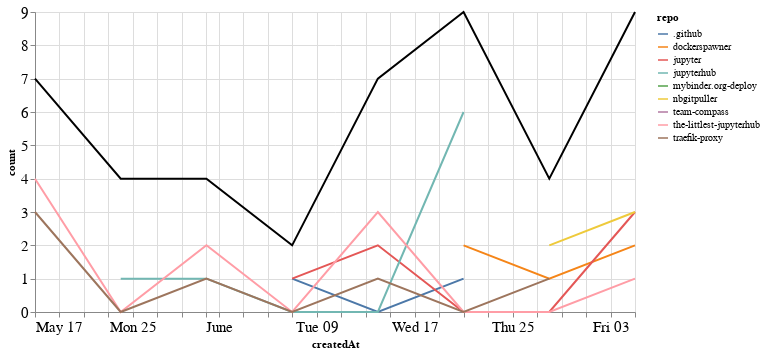

The cell this chart's notebook holds for it:
### Markdown cell above
## Comments

### Code cell
comments_time = comments.groupby('repo').resample('W', on='createdAt').count()['author'].reset_index()
comments_time = comments_time.rename(columns={'author': 'count'})
comments_time_total = comments_time.groupby('createdAt').agg({"count": "sum"}).reset_index()
ch1 = alt.Chart(comments_time, width=600).mark_line().encode(
    x='createdAt',
    y='count',
    color='repo',
    tooltip="repo"
)

ch2 = alt.Chart(comments_time_total, width=600).mark_line(color="black").encode(
    x='createdAt',
    y='count',
)

ch1 + ch2

### Figure 1 — Vega-Lite specification as saved in the notebook (floating-point values rounded to 4 significant figures)
{"config": {"axisLeft": {"labelFontSize": 15}, "axisBottom": {"labelFontSize": 15}}, "layer": [{"data": {"name": "data-edaf716865d9e8502d3c411a49a07cd1"}, "mark": "line", "encoding": {"color": {"type": "nominal", "field": "repo"}, "tooltip": {"type": "nominal", "field": "repo"}, "x": {"type": "temporal", "field": "createdAt"}, "y": {"type": "quantitative", "field": "count"}}, "width": 600}, {"data": {"name": "data-9120eab4ec2e4411d17cba13f13e1599"}, "mark": {"type": "line", "color": "black"}, "encoding": {"x": {"type": "temporal", "field": "createdAt"}, "y": {"type": "quantitative", "field": "count"}}, "width": 600}], "$schema": "https://vega.github.io/schema/vega-lite/v4.8.1.json", "datasets": {"data-edaf716865d9e8502d3c411a49a07cd1": [{"repo": ".github", "createdAt": "2020-06-07T00:00:00", "count": 1}, {"repo": ".github", "createdAt": "2020-06-14T00:00:00", "count": 0}, {"repo": ".github", "createdAt": "2020-06-21T00:00:00", "count": 1}, {"repo": "dockerspawner", "createdAt": "2020-06-21T00:00:00", "count": 2}, {"repo": "dockerspawner", "createdAt": "2020-06-28T00:00:00", "count": 1}, {"repo": "dockerspawner", "createdAt": "2020-07-05T00:00:00", "count": 2}, {"repo": "jupyter", "createdAt": "2020-06-07T00:00:00", "count": 1}, {"repo": "jupyter", "createdAt": "2020-06-14T00:00:00", "count": 2}, {"repo": "jupyter", "createdAt": "2020-06-21T00:00:00", "count": 0}, {"repo": "jupyter", "createdAt": "2020-06-28T00:00:00", "count": 0}, {"repo": "jupyter", "createdAt": "2020-07-05T00:00:00", "count": 3}, {"repo": "jupyterhub", "createdAt": "2020-05-24T00:00:00", "count": 1}, {"repo": "jupyterhub", "createdAt": "2020-05-31T00:00:00", "count": 1}, {"repo": "jupyterhub", "createdAt": "2020-06-07T00:00:00", "count": 0}, {"repo": "jupyterhub", "createdAt": "2020-06-14T00:00:00", "count": 0}, {"repo": "jupyterhub", "createdAt": "2020-06-21T00:00:00", "count": 6}, {"repo": "mybinder.org-deploy", "createdAt": "2020-05-24T00:00:00", "count": 3}, {"repo": "nbgitpuller", "createdAt": "2020-06-28T00:00:00", "count": 2}, {"repo": "nbgitpuller", "createdAt": "2020-07-05T00:00:00", "count": 3}, {"repo": "team-compass", "createdAt": "2020-06-14T00:00:00", "count": 1}, {"repo": "the-littlest-jupyterhub", "createdAt": "2020-05-17T00:00:00", "count": 4}, {"repo": "the-littlest-jupyterhub", "createdAt": "2020-05-24T00:00:00", "count": 0}, {"repo": "the-littlest-jupyterhub", "createdAt": "2020-05-31T00:00:00", "count": 2}, {"repo": "the-littlest-jupyterhub", "createdAt": "2020-06-07T00:00:00", "count": 0}, {"repo": "the-littlest-jupyterhub", "createdAt": "2020-06-14T00:00:00", "count": 3}, {"repo": "the-littlest-jupyterhub", "createdAt": "2020-06-21T00:00:00", "count": 0}, {"repo": "the-littlest-jupyterhub", "createdAt": "2020-06-28T00:00:00", "count": 0}, {"repo": "the-littlest-jupyterhub", "createdAt": "2020-07-05T00:00:00", "count": 1}, {"repo": "traefik-proxy", "createdAt": "2020-05-17T00:00:00", "count": 3}, {"repo": "traefik-proxy", "createdAt": "2020-05-24T00:00:00", "count": 0}, {"repo": "traefik-proxy", "createdAt": "2020-05-31T00:00:00", "count": 1}, {"repo": "traefik-proxy", "createdAt": "2020-06-07T00:00:00", "count": 0}, {"repo": "traefik-proxy", "createdAt": "2020-06-14T00:00:00", "count": 1}, {"repo": "traefik-proxy", "createdAt": "2020-06-21T00:00:00", "count": 0}, {"repo": "traefik-proxy", "createdAt": "2020-06-28T00:00:00", "count": 1}], "data-9120eab4ec2e4411d17cba13f13e1599": [{"createdAt": "2020-05-17T00:00:00", "count": 7}, {"createdAt": "2020-05-24T00:00:00", "count": 4}, {"createdAt": "2020-05-31T00:00:00", "count": 4}, {"createdAt": "2020-06-07T00:00:00", "count": 2}, {"createdAt": "2020-06-14T00:00:00", "count": 7}, {"createdAt": "2020-06-21T00:00:00", "count": 9}, {"createdAt": "2020-06-28T00:00:00", "count": 4}, {"createdAt": "2020-07-05T00:00:00", "count": 9}]}}
